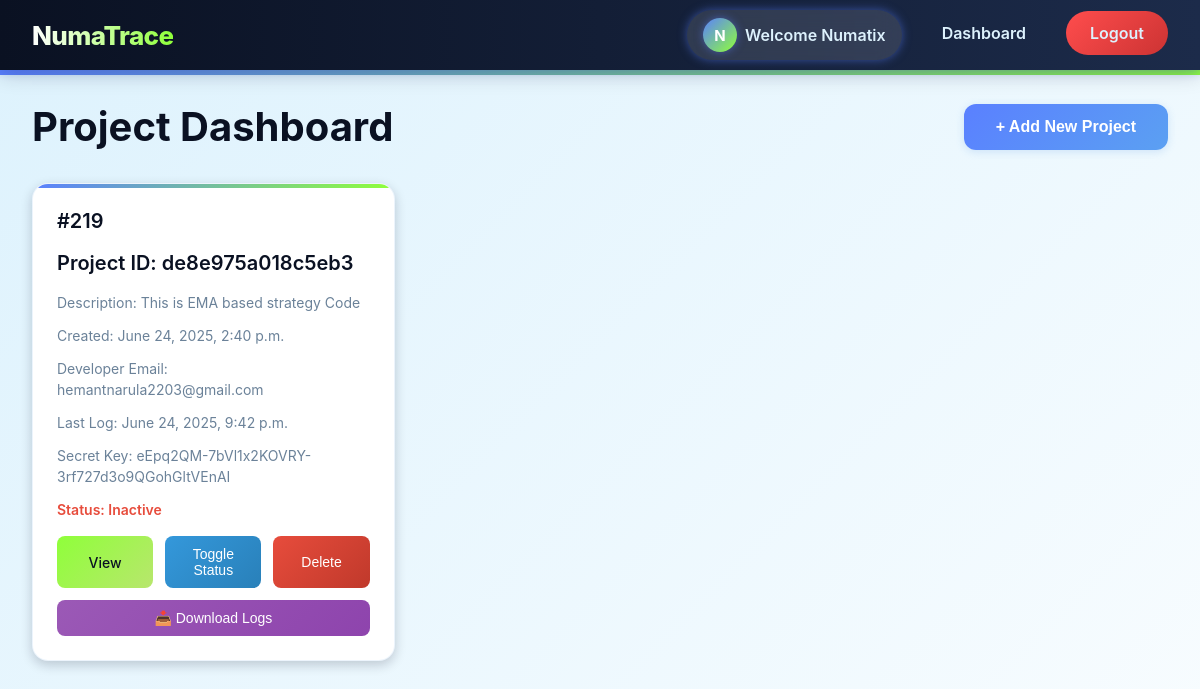
Page /dashboard/ (signed in) on the earlier database version.
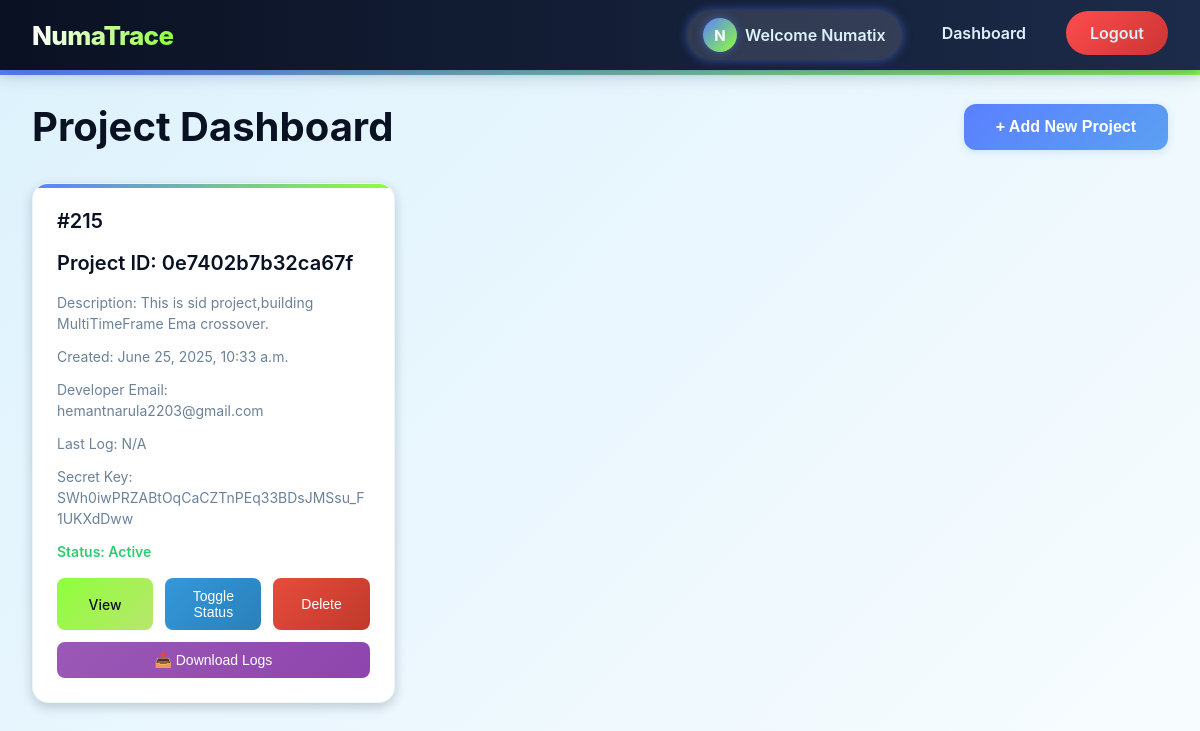
Same page on the later database version.
### loggers/models.py (models this page shows, shortened)
class Project(models.Model):
    name = models.CharField(max_length=100, unique=True)
    project_id = models.CharField(max_length=50, unique=True, editable=False)
    secret_key = models.CharField(max_length=128, editable=False)
    developer_email = models.EmailField()
    description = models.TextField(blank=True, null=True)
    is_active = models.BooleanField(default=True)
    created_at = models.DateTimeField(auto_now_add=True)
    last_log_at = models.DateTimeField(null=True, blank=True)

### loggers/views.py (the view)
# urls.py: path("dashboard/",dashboard_view,name="dashboard"),
@login_required
def dashboard_view(request):
    projects = Project.objects.all().order_by('-created_at')
    return render(request, 'loggers/dashboard.html', {'projects': projects})

### templates/loggers/dashboard.html (shortened to what this page needs)
{% extends "base.html" %}
{% block content %}
<div class="dashboard-container">
    <div class="dashboard-header">
        <h1 class="dashboard-title">Project Dashboard</h1>
        <button class="add-project-btn" onclick="showModal()">+ Add New Project</button>
    </div>
    {% if projects %}
    <div class="projects-grid">
        {% for project in projects %}
        <div class="project-card" data-project-id="{{ project.id }}">
            <h3 class="project-name">{{ project.name }}</h3>
            <h4 class="project-name">Project ID: {{project.project_id}}</h4>
            <p>Description: {{ project.description }}</p>
            <p>Created: {{ project.created_at }}</p>
            <p>Developer Email: {{ project.developer_email }}</p>
            {% if project.last_log_at %}
            <p>Last Log: {{ project.last_log_at }}</p>
            {% else %}
            <p>Last Log: N/A</p>
            {% endif %}
            <p>Secret Key: {{ project.secret_key }}</p>
            <p class="status {% if project.is_active %}active{% else %}inactive{% endif %}">
                Status: {% if project.is_active %}Active{% else %}Inactive{% endif %}
            </p>
            <div class="project-actions">
                <a href="/view-project/{{ project.project_id }}" class="action-btn view-btn">View</a>
                <button onclick="toggleProjectStatus({{ project.id }}, '{{ project.name|escapejs }}')"
                    class="action-btn toggle-status-btn">
                    Toggle Status
                </button>
                <button onclick="deleteProject({{ project.id }}, '{{ project.name|escapejs }}')"
                    class="action-btn delete-btn">Delete</button>
            </div>
            <button onclick="downloadLogs('{{ project.project_id }}')"
                    class="download-logs-btn">
                    📥 Download Logs
            </button>
        </div>
        {% endfor %}
    </div>
    {% else %}
    <div class="no-projects">
        <h3>No Projects Yet</h3>
        <p>Start by creating your first project!</p>
        <button class="btn btn-primary" onclick="showModal()">Create First Project</button>
    </div>
    {% endif %}
</div>
{% endblock %}

### templates/base.html (shortened to what this page needs)
<!DOCTYPE html>
<html lang="en">
<head>
    {% load static %}
</head>
<body>
    <nav>
        <div class="nav-container">
            <div class="logo-section">
                <div class="company-info">
                    <h1>NumaTrace</h1>
                </div>
            </div>
            <ul>
                {% if user.is_authenticated %}
                <li class="welcome-user">
                    <div class="user-avatar" id="avatar"></div>
                    Welcome {{user.username}}
                </li>
                <li><a href="/dashboard">Dashboard</a></li>
                <li><a href="/accounts/logout" class="logout-btn">Logout</a></li>
                {% else %}
                <li><a href="/accounts/login" class="login-btn">Login</a></li>
                {% endif %}
            </ul>
        </div>
    </nav>
    <main>
        <div class="content-wrapper">
            {% block content %}{% endblock %}
        </div>
    </main>
</body>
</html>

### templates/base.html (style rules this page uses)
:root { --midnight-logic: #0A1122; --glacial-byte: #DDF2FD; --quantum-core: #5A80FF; --insight-pulse: #6B8299; --alert-lime: #8FFF3A; --white: #FFFFFF; --shadow: rgba(10, 17, 34, 0.2); --glow: rgba(90, 128, 255, 0.5); --nav-height: 70px; }
* { margin: 0; padding: 0; box-sizing: border-box; }
html, body { height: 100%; overflow-x: hidden; }
body { font-family: 'Inter', -apple-system, BlinkMacSystemFont, 'Segoe UI', sans-serif; background: linear-gradient(135deg, var(--glacial-byte) 0%, rgba(221, 242, 253, 0.2) 100%); color: var(--midnight-logic); display: flex; flex-direction: column; -webkit-font-smoothing: antialiased; -moz-osx-font-smoothing: grayscale; }
nav { background: linear-gradient(90deg, var(--midnight-logic) 0%, #1c2b4a 100%); box-shadow: 0 4px 20px var(--shadow), 0 0 10px var(--glow); position: fixed; top: 0; width: 100%; z-index: 1000; animation: slideInNav 0.6s ease-out forwards; }
.nav-container { max-width: 1400px; margin: 0 auto; display: flex; justify-content: space-between; align-items: center; padding: 0 2rem; height: var(--nav-height); transition: all 0.3s ease; }
.logo-section { display: flex; align-items: center; gap: 1rem; }
.company-info h1 { color: var(--white); font-size: 26px; font-weight: 800; letter-spacing: -0.6px; margin: 0; animation: fadeIn 0.7s ease-out 0.3s forwards; opacity: 0; background: linear-gradient(90deg, var(--white), var(--alert-lime)); -webkit-background-clip: text; background-clip: text; -webkit-text-fill-color: transparent; }
nav ul { list-style: none; display: flex; align-items: center; gap: 1rem; }
nav li { animation: fadeIn 0.7s ease-out forwards; opacity: 0; position: relative; }
nav li:nth-child(1) { animation-delay: 0.6s; }
nav li:nth-child(2) { animation-delay: 0.7s; }
nav li:nth-child(3) { animation-delay: 0.8s; }
.welcome-user { color: var(--glacial-byte); font-weight: 600; display: flex; align-items: center; gap: 0.5rem; padding: 0.5rem 1rem; background: rgba(255, 255, 255, 0.12); border-radius: 30px; backdrop-filter: blur(12px); transition: transform 0.3s ease, background 0.3s ease, box-shadow 0.3s ease; white-space: nowrap; box-shadow: 0 0 10px var(--glow); }
.user-avatar { width: 34px; height: 34px; background: linear-gradient(135deg, var(--quantum-core), var(--alert-lime)); border-radius: 50%; display: flex; align-items: center; justify-content: center; color: var(--white); font-weight: bold; font-size: 15px; flex-shrink: 0; animation: pulse 2s ease-in-out infinite; box-shadow: 0 0 8px var(--glow); }
nav a { color: var(--glacial-byte); text-decoration: none; padding: 0.75rem 1.5rem; border-radius: 30px; font-weight: 600; position: relative; overflow: hidden; display: inline-block; white-space: nowrap; transition: all 0.3s ease; transform: translateZ(0); backface-visibility: hidden; }
nav a::before { content: ''; position: absolute; top: 0; left: -100%; width: 100%; height: 100%; background: linear-gradient(90deg, transparent, rgba(255, 255, 255, 0.15), transparent); transition: left 0.4s ease; pointer-events: none; }
.logout-btn { background: linear-gradient(135deg, #ff4d4d, #cc3333) !important; }
main { flex: 1; width: 100%; margin-top: var(--nav-height); display: flex; flex-direction: column; min-height: calc(100vh - var(--nav-height)); }
.content-wrapper { flex: 1; padding: 2rem; position: relative; overflow-y: auto; overflow-x: hidden; }
.content-wrapper::before { content: ''; position: absolute; top: 0; left: 0; right: 0; height: 5px; background: linear-gradient(90deg, var(--quantum-core), var(--alert-lime), var(--quantum-core)); background-size: 200% 100%; animation: gradientShift 3.5s ease-in-out infinite; }

Differences in the rows shown:
removed Project: name "#219", project_id "de8e975a018c5eb3", description "This is EMA based strategy Code", created_at "June 24, 2025, 2:40 p.m.", developer_email "hemantnarula2203@gmail.com", last_log_at "June 24, 2025, 9:42 p.m.", secret_key "eEpq2QM-7bVl1x2KOVRY-3rf727d3o9QGohGltVEnAI", is_active "Inactive"
added Project: name "#215", project_id "0e7402b7b32ca67f", description "This is sid project,building MultiTimeFrame Ema crossover.", created_at "June 25, 2025, 10:33 a.m.", developer_email "hemantnarula2203@gmail.com", shows "Last Log: N/A", secret_key "SWh0iwPRZABtOqCaCZTnPEq33BDsJMSsu_F1UKXdDww", is_active "Active"
